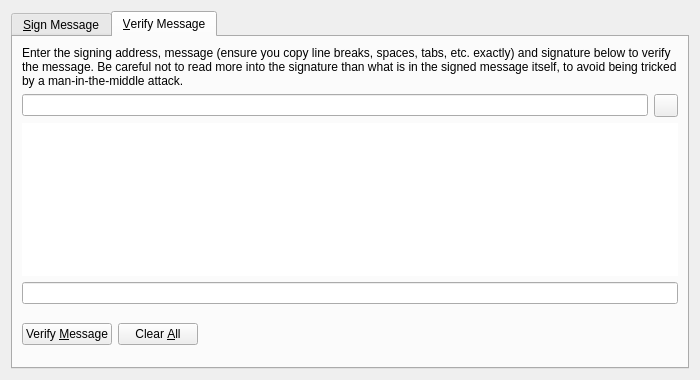
<?xml version="1.0" encoding="UTF-8"?>
<ui version="4.0">
 <class>SignVerifyMessageDialog</class>
 <widget class="QDialog" name="SignVerifyMessageDialog">
  <property name="geometry">
   <rect>
    <x>0</x>
    <y>0</y>
    <width>700</width>
    <height>380</height>
   </rect>
  </property>
  <property name="windowTitle">
   <string>Signatures - Sign / Verify a Message</string>
  </property>
  <property name="modal">
   <bool>true</bool>
  </property>
  <layout class="QVBoxLayout" name="verticalLayout">
   <item>
    <widget class="QTabWidget" name="tabWidget">
     <property name="currentIndex">
      <number>1</number>
     </property>
     <widget class="QWidget" name="tabSignMessage">
      <attribute name="title">
       <string>&amp;Sign Message</string>
      </attribute>
      <layout class="QVBoxLayout" name="verticalLayout_SM">
       <item>
        <widget class="QLabel" name="infoLabel_SM">
         <property name="text">
          <string>You can sign messages with your addresses to prove you own them. Be careful not to sign anything vague, as phishing attacks may try to trick you into signing your identity over to them. Only sign fully-detailed statements you agree to.</string>
         </property>
         <property name="textFormat">
          <enum>Qt::PlainText</enum>
         </property>
         <property name="wordWrap">
          <bool>true</bool>
         </property>
        </widget>
       </item>
       <item>
        <layout class="QHBoxLayout" name="horizontalLayout_1_SM">
         <item>
          <widget class="QValidatedLineEdit" name="addressIn_SM">
           <property name="toolTip">
            <string>The GOSSIP address to sign the message with</string>
           </property>
          </widget>
         </item>
         <item>
          <widget class="QToolButton" name="addressBookButton_SM">
           <property name="toolTip">
            <string>Choose previously used address</string>
           </property>
           <property name="text">
            <string/>
           </property>
           <property name="icon">
            <iconset resource="../gossip.qrc">
             <normaloff>:/icons/address-book</normaloff>:/icons/address-book</iconset>
           </property>
           <property name="shortcut">
            <string>Alt+A</string>
           </property>
          </widget>
         </item>
         <item>
          <widget class="QToolButton" name="pasteButton_SM">
           <property name="toolTip">
            <string>Paste address from clipboard</string>
           </property>
           <property name="text">
            <string/>
           </property>
           <property name="icon">
            <iconset resource="../gossip.qrc">
             <normaloff>:/icons/editpaste</normaloff>:/icons/editpaste</iconset>
           </property>
           <property name="shortcut">
            <string>Alt+P</string>
           </property>
          </widget>
         </item>
        </layout>
       </item>
       <item>
        <widget class="QPlainTextEdit" name="messageIn_SM">
         <property name="toolTip">
          <string>Enter the message you want to sign here</string>
         </property>
        </widget>
       </item>
       <item>
        <widget class="QLabel" name="signatureLabel_SM">
         <property name="text">
          <string>Signature</string>
         </property>
         <property name="textFormat">
          <enum>Qt::PlainText</enum>
         </property>
        </widget>
       </item>
       <item>
        <layout class="QHBoxLayout" name="horizontalLayout_2_SM">
         <item>
          <widget class="QLineEdit" name="signatureOut_SM">
           <property name="font">
            <font>
             <italic>true</italic>
            </font>
           </property>
           <property name="readOnly">
            <bool>true</bool>
           </property>
          </widget>
         </item>
         <item>
          <widget class="QToolButton" name="copySignatureButton_SM">
           <property name="toolTip">
            <string>Copy the current signature to the system clipboard</string>
           </property>
           <property name="text">
            <string/>
           </property>
           <property name="icon">
            <iconset resource="../gossip.qrc">
             <normaloff>:/icons/editcopy</normaloff>:/icons/editcopy</iconset>
           </property>
          </widget>
         </item>
        </layout>
       </item>
       <item>
        <layout class="QHBoxLayout" name="horizontalLayout_3_SM">
         <item>
          <widget class="QPushButton" name="signMessageButton_SM">
           <property name="toolTip">
            <string>Sign the message to prove you own this GOSSIP address</string>
           </property>
           <property name="text">
            <string>Sign &amp;Message</string>
           </property>
           <property name="autoDefault">
            <bool>false</bool>
           </property>
          </widget>
         </item>
         <item>
          <widget class="QPushButton" name="clearButton_SM">
           <property name="toolTip">
            <string>Reset all sign message fields</string>
           </property>
           <property name="text">
            <string>Clear &amp;All</string>
           </property>
           <property name="autoDefault">
            <bool>false</bool>
           </property>
          </widget>
         </item>
         <item>
          <spacer name="horizontalSpacer_1_SM">
           <property name="orientation">
            <enum>Qt::Horizontal</enum>
           </property>
           <property name="sizeHint" stdset="0">
            <size>
             <width>40</width>
             <height>48</height>
            </size>
           </property>
          </spacer>
         </item>
         <item>
          <widget class="QLabel" name="statusLabel_SM">
           <property name="font">
            <font>
             <weight>75</weight>
             <bold>true</bold>
            </font>
           </property>
           <property name="text">
            <string/>
           </property>
           <property name="wordWrap">
            <bool>true</bool>
           </property>
          </widget>
         </item>
         <item>
          <spacer name="horizontalSpacer_2_SM">
           <property name="orientation">
            <enum>Qt::Horizontal</enum>
           </property>
           <property name="sizeHint" stdset="0">
            <size>
             <width>40</width>
             <height>48</height>
            </size>
           </property>
          </spacer>
         </item>
        </layout>
       </item>
      </layout>
     </widget>
     <widget class="QWidget" name="tabVerifyMessage">
      <attribute name="title">
       <string>&amp;Verify Message</string>
      </attribute>
      <layout class="QVBoxLayout" name="verticalLayout_VM">
       <item>
        <widget class="QLabel" name="infoLabel_VM">
         <property name="text">
          <string>Enter the signing address, message (ensure you copy line breaks, spaces, tabs, etc. exactly) and signature below to verify the message. Be careful not to read more into the signature than what is in the signed message itself, to avoid being tricked by a man-in-the-middle attack.</string>
         </property>
         <property name="textFormat">
          <enum>Qt::PlainText</enum>
         </property>
         <property name="alignment">
          <set>Qt::AlignLeading|Qt::AlignLeft|Qt::AlignTop</set>
         </property>
         <property name="wordWrap">
          <bool>true</bool>
         </property>
        </widget>
       </item>
       <item>
        <layout class="QHBoxLayout" name="horizontalLayout_1_VM">
         <item>
          <widget class="QValidatedLineEdit" name="addressIn_VM">
           <property name="toolTip">
            <string>The GOSSIP address the message was signed with</string>
           </property>
          </widget>
         </item>
         <item>
          <widget class="QToolButton" name="addressBookButton_VM">
           <property name="toolTip">
            <string>Choose previously used address</string>
           </property>
           <property name="text">
            <string/>
           </property>
           <property name="icon">
            <iconset resource="../gossip.qrc">
             <normaloff>:/icons/address-book</normaloff>:/icons/address-book</iconset>
           </property>
           <property name="shortcut">
            <string>Alt+A</string>
           </property>
          </widget>
         </item>
        </layout>
       </item>
       <item>
        <widget class="QPlainTextEdit" name="messageIn_VM">
         <property name="styleSheet">
          <string notr="true">border:0;</string>
         </property>
        </widget>
       </item>
       <item>
        <widget class="QValidatedLineEdit" name="signatureIn_VM"/>
       </item>
       <item>
        <layout class="QHBoxLayout" name="horizontalLayout_2_VM">
         <item>
          <widget class="QPushButton" name="verifyMessageButton_VM">
           <property name="toolTip">
            <string>Verify the message to ensure it was signed with the specified GOSSIP address</string>
           </property>
           <property name="text">
            <string>Verify &amp;Message</string>
           </property>
           <property name="autoDefault">
            <bool>false</bool>
           </property>
          </widget>
         </item>
         <item>
          <widget class="QPushButton" name="clearButton_VM">
           <property name="toolTip">
            <string>Reset all verify message fields</string>
           </property>
           <property name="text">
            <string>Clear &amp;All</string>
           </property>
           <property name="autoDefault">
            <bool>false</bool>
           </property>
          </widget>
         </item>
         <item>
          <spacer name="horizontalSpacer_1_VM">
           <property name="orientation">
            <enum>Qt::Horizontal</enum>
           </property>
           <property name="sizeHint" stdset="0">
            <size>
             <width>40</width>
             <height>48</height>
            </size>
           </property>
          </spacer>
         </item>
         <item>
          <widget class="QLabel" name="statusLabel_VM">
           <property name="font">
            <font>
             <weight>75</weight>
             <bold>true</bold>
            </font>
           </property>
           <property name="text">
            <string/>
           </property>
           <property name="wordWrap">
            <bool>true</bool>
           </property>
          </widget>
         </item>
         <item>
          <spacer name="horizontalSpacer_2_VM">
           <property name="orientation">
            <enum>Qt::Horizontal</enum>
           </property>
           <property name="sizeHint" stdset="0">
            <size>
             <width>40</width>
             <height>48</height>
            </size>
           </property>
          </spacer>
         </item>
        </layout>
       </item>
      </layout>
     </widget>
    </widget>
   </item>
  </layout>
 </widget>
 <customwidgets>
  <customwidget>
   <class>QValidatedLineEdit</class>
   <extends>QLineEdit</extends>
   <header>qvalidatedlineedit.h</header>
  </customwidget>
 </customwidgets>
 <resources>
  <include location="../gossip.qrc"/>
 </resources>
 <connections/>
</ui>
